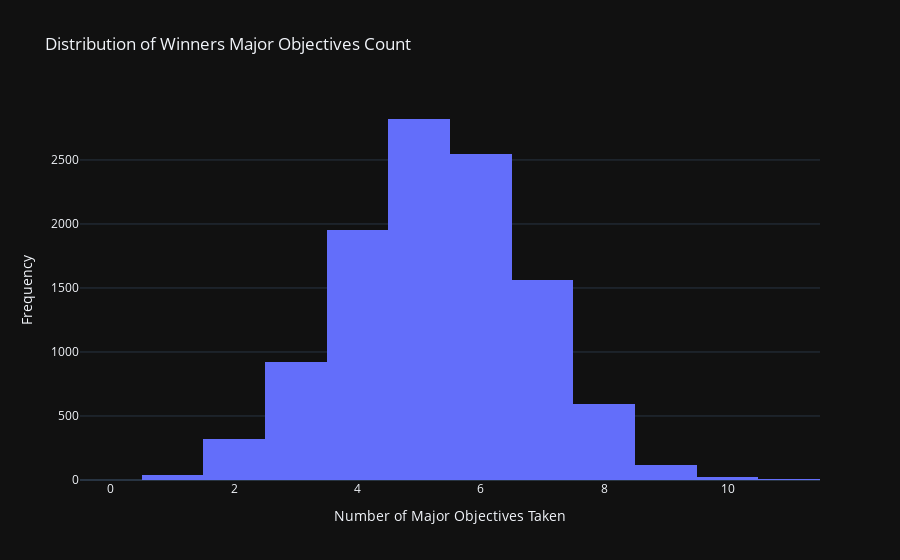

The notebook cell saved with this chart:
### Code cell
fig = px.histogram(obj_count_df[obj_count_df['result'] == 1], x='major_objectives_count', nbins=20, 
                   title='Distribution of Winners Major Objectives Count',
                   labels={'major_objectives_count': 'Major Objectives Count'})

# Customize the layout for better readability
fig.update_layout(
    xaxis_title='Number of Major Objectives Taken',
    yaxis_title='Frequency',
    template='plotly_dark'
)

# Save the plot as an HTML file
fig.write_html('assets/win_major_objectives_distribution.html', include_plotlyjs='cdn')
fig

### Figure 1 — Plotly figure (JSON) as saved in the notebook; plotly's stock layout.template omitted (floating-point values rounded to 4 significant figures; data arrays with more than 128 entries replaced by an {"elided": "..."} marker saying what was removed)
{"data": [{"alignmentgroup": "True", "bingroup": "x", "hovertemplate": "Major Objectives Count=%{x}<br>count=%{y}<extra></extra>", "legendgroup": "", "marker": {"color": "#636efa", "pattern": {"shape": ""}}, "name": "", "nbinsx": 20, "offsetgroup": "", "orientation": "v", "showlegend": false, "type": "histogram", "x": {"elided": "10897 int values"}, "xaxis": "x", "yaxis": "y"}], "layout": {"barmode": "relative", "legend": {"tracegroupgap": 0}, "title": {"text": "Distribution of Winners Major Objectives Count"}, "xaxis": {"anchor": "y", "domain": [0, 1], "title": {"text": "Number of Major Objectives Taken"}}, "yaxis": {"anchor": "x", "domain": [0, 1], "title": {"text": "Frequency"}}}}
